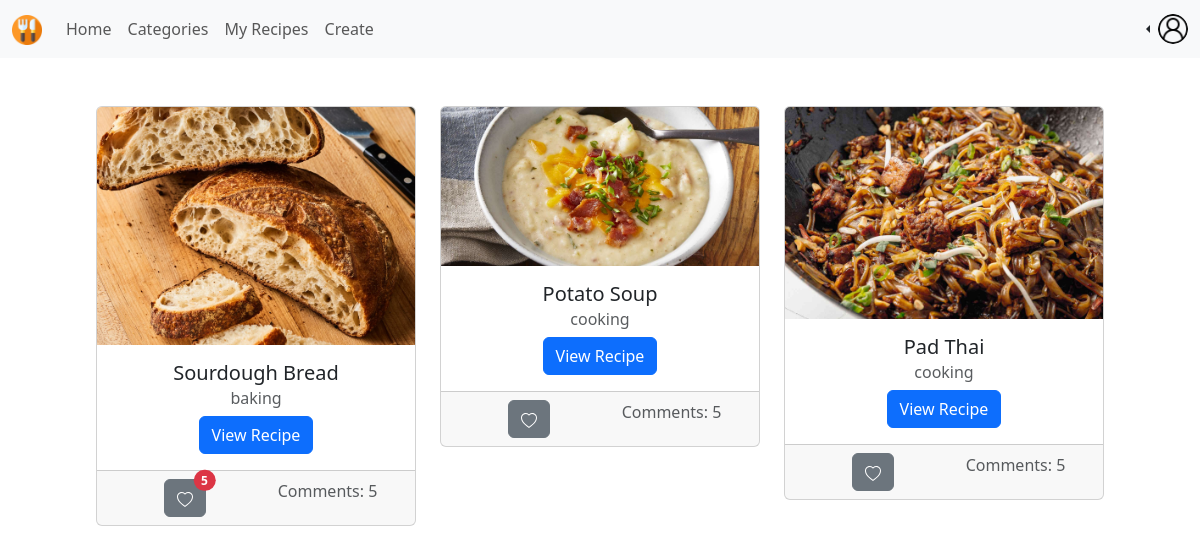
The page /social/feed/1 (signed in) on the database its author committed.
### profiles/models.py (models this page shows, shortened)
class Profile(models.Model):
  user = models.OneToOneField(User, on_delete=models.CASCADE)
  avatar = models.ImageField(default='profilepic.jpg', upload_to='avatar_pictures')
  follows = models.ManyToManyField("self", related_name="followed_by", symmetrical=False, blank=True)

### recipies/models.py (models this page shows, shortened)
class Recipe(models.Model):
  creator = models.ForeignKey(Profile, on_delete=models.CASCADE)
  created_timestamp = models.DateTimeField(default=datetime.now, blank=True)
  updated_timestamp = models.DateTimeField(default=datetime.now, blank=True)
  recipe_name = models.CharField(max_length=200)
  recipe_image = models.ImageField(upload_to='recipe_img', default="empty.jpg")
  oven_temp = models.IntegerField(null=True)
  serving_size = models.FloatField()
  recipe_category = models.CharField(max_length=50)
  recipe_tags = models.CharField(max_length=200)
  recipe_instructions = models.TextField()
  likes = models.IntegerField(default=0)

### socialMedia/views.py (the view)
# urls.py: path('feed/<int:id>', views.feed, name="feed"),
@login_required
def feed(request, id):
  profile = Profile.objects.get(user=User.objects.get(id=id))
  recipe_list = Recipe.objects.all()
  paginator = Paginator(recipe_list, 3)
  page = request.GET.get('page')
  recipe_list = paginator.get_page(page)
  return render(request, 'socialMedia/feed.html', {"recipe_list": recipe_list, 'profile': profile})

### socialMedia/templates/socialMedia/feed.html (shortened to what this page needs)
{% extends './baseNav.html' %}
{% block body %}
  <div class="m-5 row row-cols-3 justify-content-center">
  {% for recipe in recipe_list %}
    <div class="row">
      <div class="col">
        <div class="card text-center" >
          {% if recipe.recipe_image != "empty.jpg" %}
            <img src="{{ recipe.recipe_image.url }}" style=" overflow: hidden;" class="card-img-top" alt="...">
          {% endif %}
          <div class="card-body">
            <h5 class="card-title">{{ recipe.recipe_name }}</h5>
            <h6 class="card-subtitle mb-2 text-muted">{{ recipe.recipe_category }}</h6>
            <a href="{% url 'socialMedia:recipe_detail' recipe.id %}" class="btn btn-primary">View Recipe</a>
          </div>
          <div class="card-footer text-muted d-flex">
            <div class="col">
              <button type="button" class="btn btn-secondary position-relative">
                {% if recipe.likes != 0 %}
                <span class="position-absolute top-0 start-100 translate-middle badge rounded-pill bg-danger">
                    {{recipe.likes}}
                </span>
                {% endif %}
              </button>
            </div>
            <div class="col">
              Comments: 5
            </div>
          </div>
        </div>
      </div>
    </div>
  {% endfor %}
  </div>
{% endblock %}

### socialMedia/templates/socialMedia/baseNav.html (shortened to what this page needs)
{% load static %}
<!DOCTYPE html>
<html lang="en">
<head>
  <link href="https://cdn.jsdelivr.net/npm/bootstrap@5.3.3/dist/css/bootstrap.min.css" rel="stylesheet">
</head>
<body>
  <nav class="navbar navbar-expand-lg navbar-light bg-body-tertiary">
    <div class="container-fluid">
      <div class="collapse navbar-collapse" id="navbarSupportedContent">
        <a class="navbar-brand mt-2 mt-lg-0" href="{% url 'socialMedia:feed' user.pk %}">
          <img
          src="../../../media/cutlery.png"
          height="30"
          alt="MDB Logo"
          loading="lazy"
          />
        </a>
        <ul class="navbar-nav me-auto mb-2 mb-lg-0">
          <li class="nav-item">
            <a class="nav-link" href="{% url 'socialMedia:feed' user.pk %}">Home</a>
          </li>
          <li class="nav-item">
            <a class="nav-link" href="{% url 'socialMedia:categories' user.pk %}">Categories</a>
          </li>
          <li class="nav-item">
            <a class="nav-link" href="{% url 'recipies:my_recipes' user.pk %}">My Recipes</a>
          </li>
          <li class="nav-item">
            <a class="nav-link" href="{% url 'recipies:create' user.pk %}">Create</a>
          </li>
        </ul>
      </div>
      <div class="nav-item dropstart">
        <a class="nav-link dropdown-toggle" data-bs-toggle="dropdown" href="#" role="button" aria-expanded="false">
          <img
            src="{{ profile.avatar.url }}"
            class="rounded-circle"
            height="30"
            alt="Black and White Portrait of a Man"
            loading="lazy"
          />
        </a>
      </div>
    </div>
  </nav>
  {% block body %}
  {% endblock %}
</body>
</html>

### rows shown on the page
Profile: avatar (picture)
Recipe: recipe_image (picture), recipe_name "Sourdough Bread", recipe_category "baking", likes "5"
Recipe: recipe_image (picture), recipe_name "Potato Soup", recipe_category "cooking"
Recipe: recipe_image (picture), recipe_name "Pad Thai", recipe_category "cooking"
